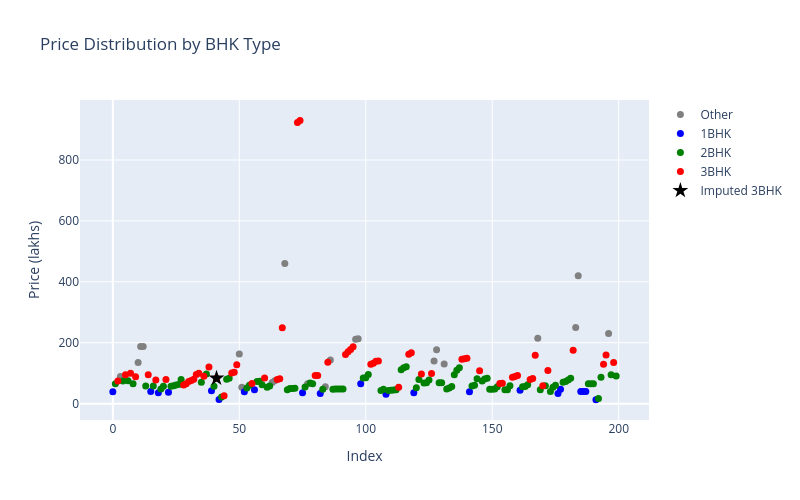

Notebook source saved alongside this figure:
### Markdown cell above
Let's see where our imputed point sits in the data

### Code cell
import plotly.graph_objects as go

col_type = 'property_type'   # replace if different
col_price = 'price_in_lakhs' # replace if different

def normalize_type(s):
    return str(s).upper().replace(' ', '')

df['_type_norm'] = df[col_type].apply(normalize_type)

groups = {'1BHK': 'blue', '2BHK': 'green', '3BHK': 'red'}

fig = go.Figure()

# Grey for everything else
others = df[~df['_type_norm'].isin(groups.keys())]
fig.add_trace(go.Scatter(x=others.index, y=others[col_price], mode='markers',
                        marker=dict(color='grey', size=7), name='Other'))

# BHK groups
for bhk, color in groups.items():
    subset = df[df['_type_norm'] == bhk]
    fig.add_trace(go.Scatter(x=subset.index, y=subset[col_price], mode='markers',
                            marker=dict(color=color, size=7), name=bhk))

# Imputed point in black
imputed = df[(df['_type_norm'] == '3BHK') & (df[col_price] == 83.5)]
fig.add_trace(go.Scatter(x=imputed.index, y=imputed[col_price], mode='markers',
                        marker=dict(color='black', size=12, symbol='star'),
                        name='Imputed 3BHK'))

fig.update_layout(title='Price Distribution by BHK Type',
                xaxis_title='Index', yaxis_title='Price (lakhs)',
                height=500, width=800)
fig.show()

df.drop(columns=['_type_norm'], inplace=True)

### Figure 1 — Plotly figure (JSON) as saved in the notebook; plotly's stock layout.template omitted (floating-point values rounded to 4 significant figures)
{"data": [{"marker": {"color": "grey", "size": 7}, "mode": "markers", "name": "Other", "type": "scatter", "x": [3, 10, 11, 12, 50, 51, 63, 64, 68, 77, 84, 86, 96, 97, 127, 128, 131, 168, 183, 184, 196], "y": [89.0, 135.0, 188.0, 188.0, 163.0, 54.0, 69.38, 75.03, 460.0, 65.5, 55.22, 143.0, 211.0, 213.0, 140.0, 177.0, 130.0, 215.0, 250.0, 420.0, 230.0]}, {"marker": {"color": "blue", "size": 7}, "mode": "markers", "name": "1BHK", "type": "scatter", "x": [0, 15, 18, 22, 39, 42, 52, 56, 75, 82, 98, 108, 119, 141, 161, 176, 177, 185, 186, 187, 191], "y": [39.0, 40.0, 36.0, 37.0, 42.0, 14.0, 39.0, 45.5, 36.0, 33.5, 65.0, 30.58, 36.0, 38.68, 43.8, 33.0, 47.0, 39.49, 39.49, 39.49, 13.19]}, {"marker": {"color": "green", "size": 7}, "mode": "markers", "name": "2BHK", "type": "scatter", "x": [1, 4, 6, 8, 13, 16, 19, 20, 23, 24, 25, 26, 27, 35, 37, 40, 43, 45, 46, 53, 54, 57, 58, 59, 61, 62, 69, 70, 71, 72, 76, 78, 79, 83, 87, 88, 89, 90, 91, 99, 100, 101, 106, 107, 109, 110, 111, 112, 114, 115, 116, 120, 121, 123, 124, 125, 129, 130, 132, 133, 134, 135, 136, 137, 142, 143, 144, 146, 147, 148, 149, 150, 151, 152, 155, 156, 157, 162, 163, 164, 169, 171, 173, 174, 175, 178, 179, 180, 181, 188, 189, 190, 192, 193, 197, 199], "y": [65.0, 74.0, 75.0, 65.0, 58.0, 58.0, 48.0, 57.0, 57.0, 59.0, 61.0, 63.0, 79.0, 70.0, 97.0, 57.0, 22.0, 80.0, 83.0, 51.0, 60.0, 72.5, 73.5, 62.0, 54.14, 58.32, 45.75, 49.34, 49.74, 50.56, 55.0, 68.0, 65.0, 47.3, 47.59, 47.7, 47.8, 47.91, 48.02, 84.0, 85.0, 96.0, 43.2, 47.4, 43.49, 43.83, 44.44, 45.52, 111.0, 118.0, 121.0, 52.0, 79.0, 68.06, 68.41, 78.0, 68.8, 68.8, 48.0, 51.0, 56.0, 95.0, 110.0, 118.0, 58.0, 60.72, 81.49, 74.5, 80.59, 83.0, 47.25, 47.5, 48.43, 55.26, 45.7, 45.5, 59.0, 55.3, 56.5, 62.3, 45.74, 59.0, 39.99, 53.99, 59.99, 70.0, 73.0, 78.0, 83.0, 64.99, 64.99, 64.99, 17.29, 87.0, 95.0, 90.68]}, {"marker": {"color": "red", "size": 7}, "mode": "markers", "name": "3BHK", "type": "scatter", "x": [2, 5, 7, 9, 14, 17, 21, 28, 29, 30, 31, 32, 33, 34, 36, 38, 41, 44, 47, 48, 49, 55, 60, 65, 66, 67, 73, 74, 80, 81, 85, 92, 93, 94, 95, 102, 103, 104, 105, 113, 117, 118, 122, 126, 138, 139, 140, 145, 153, 154, 158, 159, 160, 165, 166, 167, 170, 172, 182, 194, 195, 198], "y": [74.0, 95.0, 100.0, 88.0, 95.0, 78.0, 79.0, 61.0, 65.0, 73.0, 76.0, 80.0, 96.0, 100.0, 90.0, 120.0, 83.5, 26.0, 101.0, 103.0, 128.0, 66.0, 84.0, 79.02, 82.1, 249.0, 923.0, 930.0, 92.0, 92.0, 136.0, 161.0, 170.0, 178.0, 187.0, 129.0, 133.0, 139.0, 140.0, 54.0, 162.0, 167.0, 97.0, 98.87, 146.0, 147.0, 149.0, 108.0, 66.0, 67.0, 87.0, 89.0, 92.0, 79.3, 82.5, 159.0, 58.95, 109.0, 175.0, 129.0, 160.0, 135.0]}, {"marker": {"color": "black", "size": 12, "symbol": "star"}, "mode": "markers", "name": "Imputed 3BHK", "type": "scatter", "x": [41], "y": [83.5]}], "layout": {"height": 500, "title": {"text": "Price Distribution by BHK Type"}, "width": 800, "xaxis": {"title": {"text": "Index"}}, "yaxis": {"title": {"text": "Price (lakhs)"}}}}
